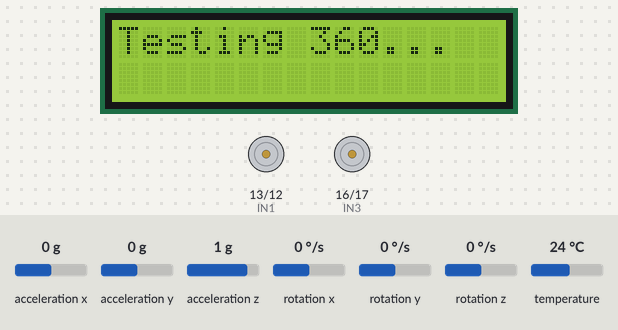
Simulated run of this sketch. Board: Arduino Uno, built with avr-gcc and run on an emulated ATmega328P. On the bench: 16×2 character LCD, motor-driver pin pairs drawn as motors (green arrow = first pin HIGH = forward, orange = second pin HIGH = backward, longer = more drive, scaled by the enable pin). Inputs (shaded band) come from the test bench; at power-on: rotation z 0 °/s, acceleration x 0 g, acceleration y 0 g, acceleration z 1 g, rotation x 0 °/s, rotation y 0 °/s, temperature 24 °C. What the sketch prints to the serial monitor is not drawn.

Above: at 1.0 s.
At 3.1 s:
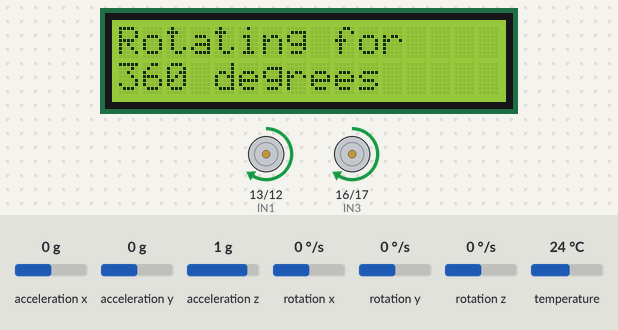
3.2 s: rotation z set to -109 °/s
6.2 s: rotation z set to -118 °/s
At 7.1 s:
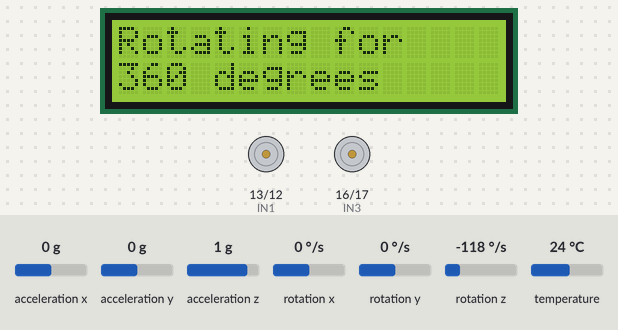
Timing chart, 0 to 9.2 s (numbered marks = the images above; inputs shaded):
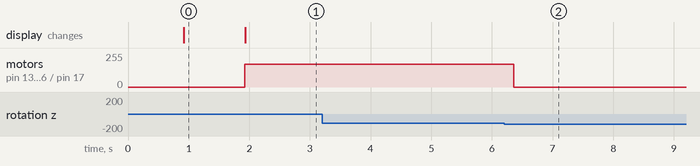

Measured:
- the behaviour switches between -114 and -115 °/s on rotation z (found by bisection; images 1 and 2)
- after the input at 3.2 s, every drawn part: stays the same
- what the display in image 0 shows lasts 1.0 s, from 0.9 s to 1.9 s

The sketch:

Test360v3.ino
```cpp
#include <LiquidCrystal.h>
#include <Wire.h>
#include <Adafruit_MPU6050.h>
#include <Adafruit_Sensor.h>
#include "Headers.h"

// LCD setup pins
const uint8_t RS = 8;
const uint8_t EN = 9;
const uint8_t D4 = 4;
const uint8_t D5 = 5;
const uint8_t D6 = 6;
const uint8_t D7 = 7;

// Input pins to drive the motors
const uint8_t IN1 = 13;
const uint8_t IN2 = 12;
//const uint8_t IN3 = 18;  // marked as pin A4 on the Arduino
//const uint8_t IN4 = 19;  // marked as pin A5 on the Arduino
//const uint8_t IN3 = 1;  // DISCONNECT PINS FROM ARDUINO WHEN UPLOADING SKETCH
//const uint8_t IN4 = 0;  // DISCONNECT PINS FROM ARDUINO WHEN UPLOADING SKETCH
const uint8_t IN3 = 16;  // marked as pin A2 on the Arduino
const uint8_t IN4 = 17;  // marked as pin A3 on the Arduino

// Motor enable pins
const uint8_t ENA = 11;
const uint8_t ENB = 3;

// Preset speeds that can be used to drive the motor at
const uint8_t TOP_GEAR = 255;
const uint8_t UPPER_GEAR = 128;
const uint8_t REV_UPPER_GEAR = 170;
const uint8_t NORMAL_GEAR = 80;
const uint8_t LOWER_GEAR = 50;

unsigned long start_time = 0;
unsigned long elapsed_time = 0;
bool has_spun = false;


// Setup the MPU
Adafruit_MPU6050 mpu;

// Setup the LCD
LiquidCrystal lcd(RS, EN, D4, D5, D6, D7);

void setup() {
  Serial.begin(115200);
  // Set the L298N's input pins as outputs from the Arduino
  pinMode(IN1, OUTPUT);
  pinMode(IN2, OUTPUT);
  pinMode(IN3, OUTPUT);
  pinMode(IN4, OUTPUT);
  pinMode(ENA, OUTPUT);
  pinMode(ENB, OUTPUT);

  // Init LCD
  lcd.begin(16, 2);

  if (!mpu.begin()) {
    lcd.setCursor(0, 0);
    lcd.print("MPU not found");
    while (1) { delay(20); }
  }

  lcd.clear();
  lcd.setCursor(0, 0);
  lcd.print("MPU found");
  delay(750);

  mpu.setAccelerometerRange(MPU6050_RANGE_16_G);
  mpu.setGyroRange(MPU6050_RANGE_500_DEG);
  mpu.setFilterBandwidth(MPU6050_BAND_10_HZ);

  delay(100);

  // Display run start message
  lcd.setCursor(0, 0);
  lcd.print("Testing 360...");
  delay(1000);

  // Start run & record start time
  lcd.clear();
  start_time = millis();
}

void loop() {
  // Calculate elapsed time
  elapsed_time = millis() - start_time;

  if (has_spun == false) {
    // Put rotation code/funtion here
    rotateCar(REV_UPPER_GEAR, 2250);
    has_spun = true;
    delay(1000);
  }

  delay(20);  // Delay for a small amount of time to smooth out operations
}


// ---------------------------------------
// ---------------------------------------
/*           HELPER FUNCTIONS           */
// ---------------------------------------
// ---------------------------------------


void rotateCar(uint8_t rotationSpeed, unsigned long MAX_ROTATION_TIME) {
  lcd.clear();
  lcd.setCursor(0, 0);
  lcd.print("Rotating for");
  lcd.setCursor(0, 1);
  lcd.print("360 degrees");

  // Timekeeping for dT
  unsigned long timeZero = millis();
  unsigned long rotationStartTime = millis();

  float degsRotated = 0;

  commandRotate(rotationSpeed);

  while (degsRotated < 360) {
    sensors_event_t a, g, temp;
    mpu.getEvent(&a, &g, &temp);

    unsigned long timeOne = millis();
    float rawGyroZ = g.gyro.z * RAD_TO_DEG * -1.0;
    float deltaT = (float)(timeOne - timeZero) / (float)1000;
    degsRotated += (rawGyroZ > 1) ? rawGyroZ * deltaT : 0;  // degs = degsPerSec * secs
    // degsRotated += rawGyroZ * deltaT;  // degs = degsPerSec * secs
    timeZero = timeOne;
    Serial.print("degsRotated:");
    Serial.print(degsRotated);
    Serial.print(",");
    Serial.print("rawGyroZ:");
    Serial.println(rawGyroZ);

    // Exit while loop
    if (degsRotated > 345) { break; }

    delay(10);
  }
  // Stop car from rotating
  stop();
}
void commandRotate(uint8_t speed) {
  analogWrite(ENA, speed);
  analogWrite(ENB, speed);
  digitalWrite(IN1, HIGH);
  digitalWrite(IN2, LOW);
  digitalWrite(IN3, HIGH);
  digitalWrite(IN4, LOW);
}
void commandRotateLeft(uint8_t speed) {
  analogWrite(ENA, speed);
  analogWrite(ENB, speed);
  digitalWrite(IN1, LOW);
  digitalWrite(IN2, HIGH);
  digitalWrite(IN3, LOW);
  digitalWrite(IN4, HIGH);
}

void stop() {
  digitalWrite(ENA, LOW);
  digitalWrite(ENB, LOW);
  digitalWrite(IN1, LOW);
  digitalWrite(IN2, LOW);
  digitalWrite(IN3, LOW);
  digitalWrite(IN4, LOW);
}
```

Headers.h
```cpp
#ifndef USER_FUNCS_H
#define USER_FUNCS_H

//Function declarations
void rotateCar(uint8_t rotationSpeed, unsigned long MAX_ROTATION_TIME);
void commandRotate(uint8_t speed);
void commandRotateLeft(uint8_t speed);
void stop();

#endif
```
